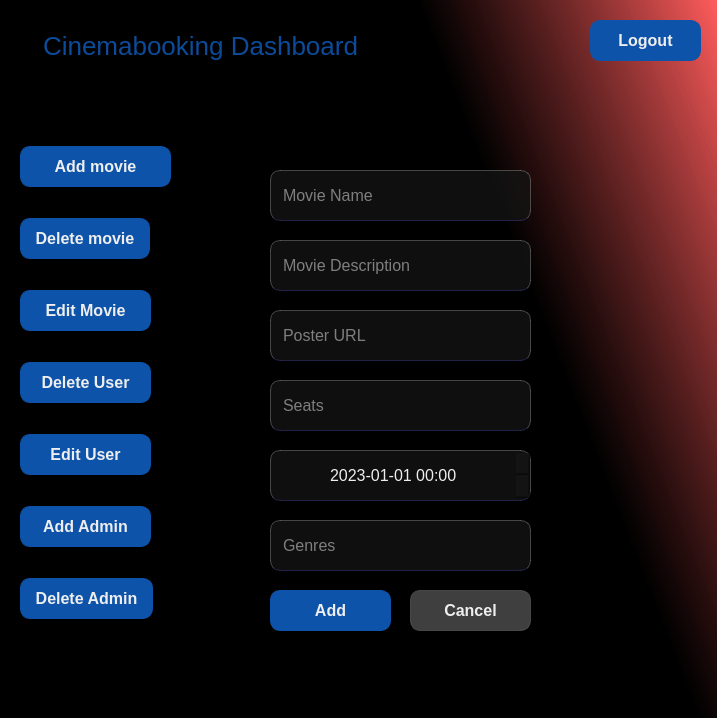
<?xml version="1.0" encoding="UTF-8"?>
<ui version="4.0">
 <class>add_movie</class>
 <widget class="QWidget" name="add_movie">
  <property name="geometry">
   <rect>
    <x>0</x>
    <y>0</y>
    <width>717</width>
    <height>718</height>
   </rect>
  </property>
  <property name="windowTitle">
   <string>Form</string>
  </property>
  <property name="styleSheet">
   <string notr="true">QWidget {
	color: #EEE;
	background-color: #111;
}

#add_movie {
	background-color: qlineargradient(spread:pad, x1:0.637, y1:0.142364, x2:1, y2:0, stop:0 rgba(0, 0, 0, 255), stop:1 rgba(255, 86, 86, 207));
}

#title {
	background-color: transparent;
	font-size: 26px;
	color: rgba(13, 83, 170, 0.9);
}

#error {
	background-color: transparent;
	color: rgba(255, 0, 0, 0.8);
}

QLabel {
	font-size: 20px;
}

QLineEdit, QDateTimeEdit {
	border-radius: 10px;
	background-color: rgba(20, 20, 20, 0.75);
	padding: 5px 10px;
	border:  1px solid rgba(255, 255, 255, 0.25);
	border-bottom-color: rgba(110, 110, 255, 0.25);
	font-size: 16px;
}
QLineEdit:focus {
	border-bottom-color: #0d53aa;
}

QPushButton {
	border-radius: 10px;
	padding: 5px 10px;
	border: 1px solid #0d53aa ;
	background-color: #0d53aa; 
	font-weight: 900;
	font-size: 16px;
}
QPushButton:hover {
	background-color: red; 
	border-color: red;
}

#cancel_btn {
	border-color: rgba(84, 84, 84, 0.75);
	background-color: rgba(84, 84, 84, 0.75);
}</string>
  </property>
  <widget class="QLineEdit" name="name">
   <property name="geometry">
    <rect>
     <x>270</x>
     <y>170</y>
     <width>261</width>
     <height>51</height>
    </rect>
   </property>
   <property name="placeholderText">
    <string>Movie Name</string>
   </property>
  </widget>
  <widget class="QPushButton" name="add_btn">
   <property name="geometry">
    <rect>
     <x>270</x>
     <y>590</y>
     <width>121</width>
     <height>41</height>
    </rect>
   </property>
   <property name="text">
    <string>Add</string>
   </property>
  </widget>
  <widget class="QLabel" name="title">
   <property name="geometry">
    <rect>
     <x>30</x>
     <y>20</y>
     <width>341</width>
     <height>51</height>
    </rect>
   </property>
   <property name="text">
    <string>Cinemabooking Dashboard</string>
   </property>
   <property name="alignment">
    <set>Qt::AlignCenter</set>
   </property>
  </widget>
  <widget class="QLineEdit" name="description">
   <property name="geometry">
    <rect>
     <x>270</x>
     <y>240</y>
     <width>261</width>
     <height>51</height>
    </rect>
   </property>
   <property name="placeholderText">
    <string>Movie Description</string>
   </property>
  </widget>
  <widget class="QPushButton" name="cancel_btn">
   <property name="geometry">
    <rect>
     <x>410</x>
     <y>590</y>
     <width>121</width>
     <height>41</height>
    </rect>
   </property>
   <property name="text">
    <string>Cancel</string>
   </property>
  </widget>
  <widget class="QLabel" name="error">
   <property name="geometry">
    <rect>
     <x>270</x>
     <y>110</y>
     <width>261</width>
     <height>31</height>
    </rect>
   </property>
   <property name="text">
    <string/>
   </property>
   <property name="alignment">
    <set>Qt::AlignCenter</set>
   </property>
  </widget>
  <widget class="QPushButton" name="logout_btn">
   <property name="geometry">
    <rect>
     <x>590</x>
     <y>20</y>
     <width>111</width>
     <height>41</height>
    </rect>
   </property>
   <property name="text">
    <string>Logout</string>
   </property>
  </widget>
  <widget class="QLineEdit" name="posterURL">
   <property name="geometry">
    <rect>
     <x>270</x>
     <y>310</y>
     <width>261</width>
     <height>51</height>
    </rect>
   </property>
   <property name="text">
    <string/>
   </property>
   <property name="placeholderText">
    <string>Poster URL</string>
   </property>
  </widget>
  <widget class="QLineEdit" name="seats">
   <property name="geometry">
    <rect>
     <x>270</x>
     <y>380</y>
     <width>261</width>
     <height>51</height>
    </rect>
   </property>
   <property name="text">
    <string/>
   </property>
   <property name="placeholderText">
    <string>Seats</string>
   </property>
  </widget>
  <widget class="QLineEdit" name="genres">
   <property name="geometry">
    <rect>
     <x>270</x>
     <y>520</y>
     <width>261</width>
     <height>51</height>
    </rect>
   </property>
   <property name="text">
    <string/>
   </property>
   <property name="placeholderText">
    <string>Genres</string>
   </property>
  </widget>
  <widget class="QDateTimeEdit" name="showDate">
   <property name="geometry">
    <rect>
     <x>270</x>
     <y>450</y>
     <width>261</width>
     <height>51</height>
    </rect>
   </property>
   <property name="alignment">
    <set>Qt::AlignCenter</set>
   </property>
   <property name="dateTime">
    <datetime>
     <hour>0</hour>
     <minute>0</minute>
     <second>0</second>
     <year>2023</year>
     <month>1</month>
     <day>1</day>
    </datetime>
   </property>
   <property name="maximumDateTime">
    <datetime>
     <hour>23</hour>
     <minute>59</minute>
     <second>59</second>
     <year>2100</year>
     <month>12</month>
     <day>31</day>
    </datetime>
   </property>
   <property name="minimumDateTime">
    <datetime>
     <hour>0</hour>
     <minute>0</minute>
     <second>0</second>
     <year>2023</year>
     <month>1</month>
     <day>1</day>
    </datetime>
   </property>
   <property name="displayFormat">
    <string>yyyy-MM-dd HH:mm</string>
   </property>
  </widget>
  <widget class="QPushButton" name="deleteUser_page">
   <property name="geometry">
    <rect>
     <x>20</x>
     <y>362</y>
     <width>131</width>
     <height>41</height>
    </rect>
   </property>
   <property name="styleSheet">
    <string notr="true">padding: 10px;</string>
   </property>
   <property name="text">
    <string>Delete User</string>
   </property>
   <attribute name="buttonGroup">
    <string notr="true">buttonGroup</string>
   </attribute>
  </widget>
  <widget class="QPushButton" name="editUser_page">
   <property name="geometry">
    <rect>
     <x>20</x>
     <y>434</y>
     <width>131</width>
     <height>41</height>
    </rect>
   </property>
   <property name="styleSheet">
    <string notr="true">padding: 10px;</string>
   </property>
   <property name="text">
    <string>Edit User</string>
   </property>
   <attribute name="buttonGroup">
    <string notr="true">buttonGroup</string>
   </attribute>
  </widget>
  <widget class="QPushButton" name="addAdmin_page">
   <property name="geometry">
    <rect>
     <x>20</x>
     <y>506</y>
     <width>131</width>
     <height>41</height>
    </rect>
   </property>
   <property name="styleSheet">
    <string notr="true">padding: 10px;</string>
   </property>
   <property name="text">
    <string>Add Admin</string>
   </property>
   <attribute name="buttonGroup">
    <string notr="true">buttonGroup</string>
   </attribute>
  </widget>
  <widget class="QPushButton" name="deleteAdmin_page">
   <property name="geometry">
    <rect>
     <x>20</x>
     <y>578</y>
     <width>133</width>
     <height>41</height>
    </rect>
   </property>
   <property name="styleSheet">
    <string notr="true">padding: 10px;</string>
   </property>
   <property name="text">
    <string>Delete Admin</string>
   </property>
   <attribute name="buttonGroup">
    <string notr="true">buttonGroup</string>
   </attribute>
  </widget>
  <widget class="QPushButton" name="addMovie_page">
   <property name="geometry">
    <rect>
     <x>20</x>
     <y>146</y>
     <width>151</width>
     <height>41</height>
    </rect>
   </property>
   <property name="styleSheet">
    <string notr="true">padding: 10px;</string>
   </property>
   <property name="text">
    <string>Add movie</string>
   </property>
   <attribute name="buttonGroup">
    <string notr="true">buttonGroup</string>
   </attribute>
  </widget>
  <widget class="QPushButton" name="deleteMovie_btn">
   <property name="geometry">
    <rect>
     <x>20</x>
     <y>218</y>
     <width>130</width>
     <height>41</height>
    </rect>
   </property>
   <property name="styleSheet">
    <string notr="true">padding: 10px;</string>
   </property>
   <property name="text">
    <string>Delete movie</string>
   </property>
   <attribute name="buttonGroup">
    <string notr="true">buttonGroup</string>
   </attribute>
  </widget>
  <widget class="QPushButton" name="editMovie_page">
   <property name="geometry">
    <rect>
     <x>20</x>
     <y>290</y>
     <width>131</width>
     <height>41</height>
    </rect>
   </property>
   <property name="styleSheet">
    <string notr="true">padding: 10px;</string>
   </property>
   <property name="text">
    <string>Edit Movie</string>
   </property>
   <attribute name="buttonGroup">
    <string notr="true">buttonGroup</string>
   </attribute>
  </widget>
 </widget>
 <tabstops>
  <tabstop>name</tabstop>
  <tabstop>description</tabstop>
  <tabstop>posterURL</tabstop>
  <tabstop>seats</tabstop>
  <tabstop>showDate</tabstop>
  <tabstop>genres</tabstop>
  <tabstop>add_btn</tabstop>
  <tabstop>cancel_btn</tabstop>
  <tabstop>logout_btn</tabstop>
  <tabstop>addMovie_page</tabstop>
  <tabstop>deleteMovie_btn</tabstop>
  <tabstop>editMovie_page</tabstop>
  <tabstop>deleteUser_page</tabstop>
  <tabstop>editUser_page</tabstop>
  <tabstop>addAdmin_page</tabstop>
  <tabstop>deleteAdmin_page</tabstop>
 </tabstops>
 <resources/>
 <connections/>
 <buttongroups>
  <buttongroup name="buttonGroup"/>
 </buttongroups>
</ui>
